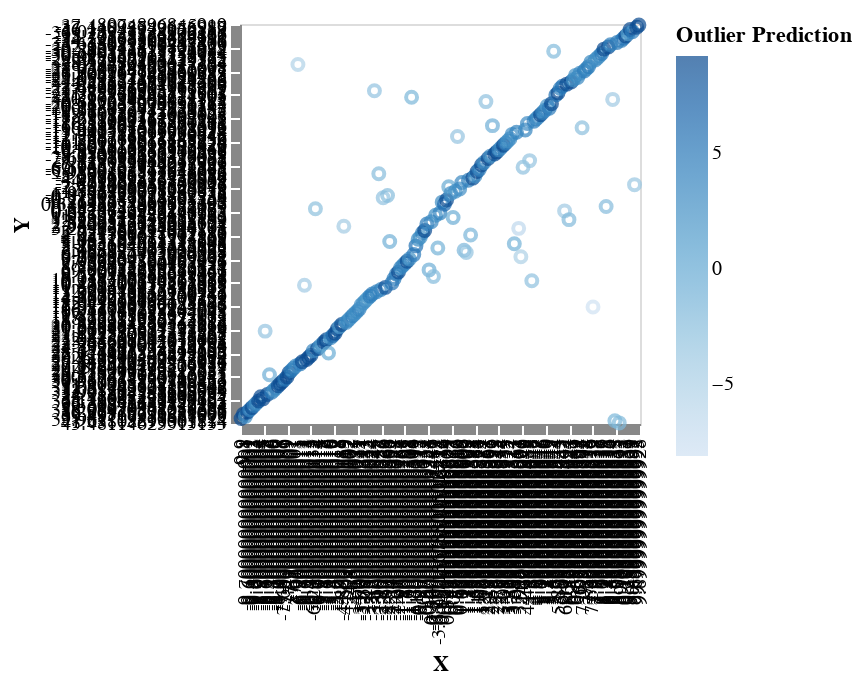

The notebook cell saved with this chart:
### Code cell
predData = baseData . 
  dataColumn "Outlier Prediction" 
      (Numbers ((\(x, y) -> log (fromIntegral y / (fromIntegral x+1))) 
        <$> take 9000 (countOutliers mhRuns)))
  
predEncoding = baseEncoding . color [ MName "Outlier Prediction", VL.MmType VL.Quantitative]
showPlot predEncoding predData

### Figure 1 — Vega-Lite specification as saved in the notebook (floating-point values rounded to 4 significant figures; data arrays with more than 128 entries replaced by an {"elided": "..."} marker saying what was removed)
{"height": 200, "data": {"values": {"elided": "201 records"}}, "$schema": "https://vega.github.io/schema/vega-lite/v4.json", "encoding": {"color": {"type": "quantitative", "field": "Outlier Prediction"}, "y": {"field": "Y"}, "x": {"field": "X"}}, "mark": "point", "width": 200}
